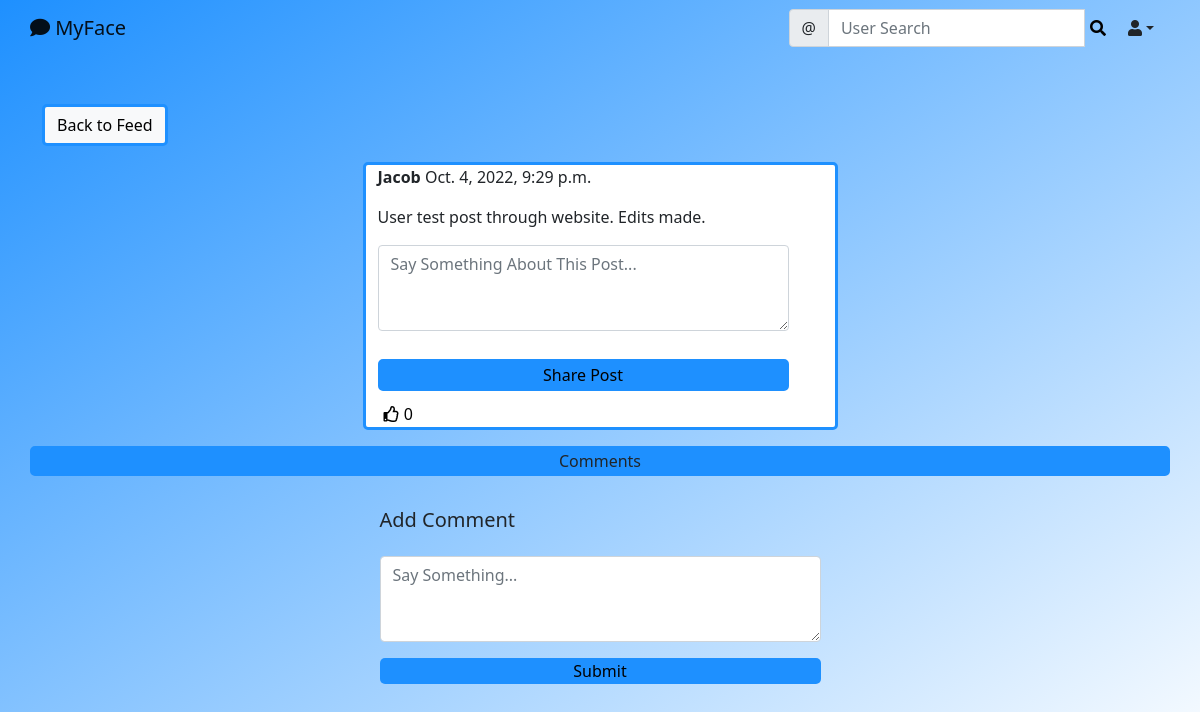
Before: /social/post/6/ (signed in) with the older database file.
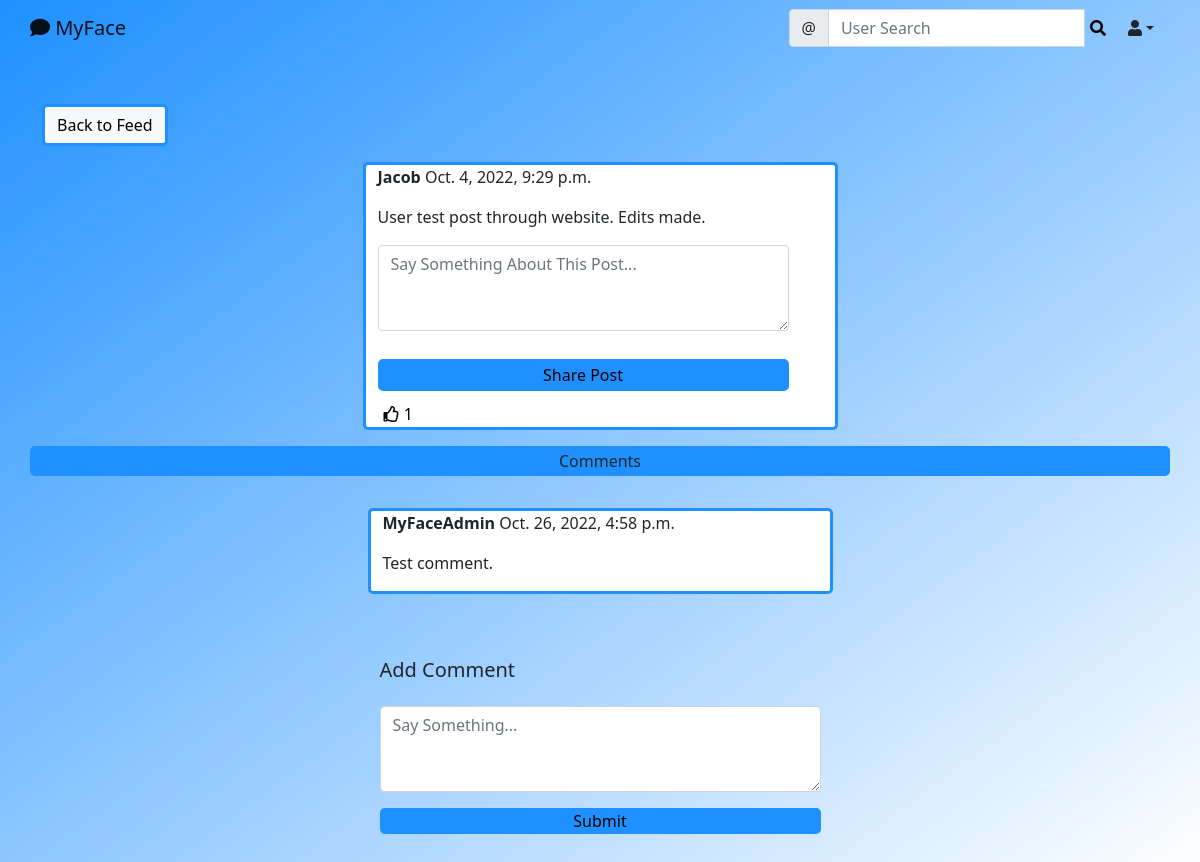
After: the same page with the newer database file.
### social/models.py (models this page shows)
class Post(models.Model):
    shared_body = models.TextField(blank=True, null=True)
    body = models.TextField()
    created_on = models.DateTimeField(default=localtime(now()))
    shared_on = models.DateTimeField(blank=True, null=True)
    author = models.ForeignKey(User, on_delete=models.CASCADE)
    shared_user = models.ForeignKey(User, on_delete=models.CASCADE, null=True, blank=True, related_name='+')
    likes = models.ManyToManyField(User, blank=True, related_name='likes')
    class Meta:
        ordering = ['-created_on', '-shared_on']

class Comment(models.Model):
    comment = models.TextField()
    created_on = models.DateTimeField(default=timezone.now)
    post = models.ForeignKey('Post', on_delete=models.CASCADE)
    author = models.ForeignKey(User, on_delete=models.CASCADE)

### social/views.py (the view, shortened to what this page needs)
# urls.py: path('post/<int:pk>/', PostDetailView.as_view(), name='post-detail'),
class PostDetailView(LoginRequiredMixin, View):
    def get(self, request, pk, *args, **kwargs):
        post = Post.objects.get(pk=pk)
        form = CommentForm()
        share_form = ShareForm()
        comments = Comment.objects.filter(post=post).order_by('-created_on')
        context = {
            'post': post,
            'form': form,
            'comments': comments,
            'shareform': share_form,
        }
        return render(request, 'social/post_detail.html', context)

### social/forms.py
class CommentForm(forms.ModelForm):
    comment = forms.CharField(
        label='',
        widget=forms.Textarea(
            attrs={'rows': '3',
                   'placeholder': 'Say Something...'}
        ))
    class Meta:
        model = Comment
        fields = ['comment']

class ShareForm(forms.Form):
    body = forms.CharField(
    label='',
    widget=forms.Textarea(attrs={
        'rows': '3',
        'placeholder': 'Say Something About This Post...'
    }))

### social/templates/social/post_detail.html (shortened to what this page needs)
{% extends 'landing/base.html' %}
{% load crispy_forms_tags %}
{% block content %}
<div class="container">
  <div class="row mt-5">
      <div class="col-md-3 col-sm-6">
          <a href="{% url 'post-list' %}" class="btn btn-light", style="border:solid; border-radius:5px; border-color:dodgerblue;">Back to Feed</a>
      </div>
  </div>
    <div class="row justify-content-center mt-3">
        <div class="col-md-5 col-sm-12", style="border:solid; border-radius:5px; border-color:dodgerblue; background-color:white;">
            <p><strong>{{ post.author }}</strong> {{ post.created_on }}</p>
            <p>{{ post.body }}</p>
            <div class="d-flex flex-row">
              <form method="POST" action="{% url 'share-post' post.pk %}" id="{{ post.pk }}">
                  {{ shareform | crispy }}
                  <br>
                  <div>
                    <button class="row justify-content-center mt-1 col-md-12 col-sm-20", style="border:solid; border-radius:5px; border-color:dodgerblue; background-color:dodgerblue; margin-bottom: 10px; margin-left: auto; margin-right: auto;">Share Post</button>
              </form>
                <form method="POST" action="{% url 'like' post.pk %}">
                    <button style="background-color: transparent; border: none; box-shadow: none;" type="submit"><i class="far fa-thumbs-up"></i> <span>{{ post.likes.all.count }}</span></button>
                </form>
            </div>
        </div>
    </div>
    <p class="row justify-content-center mt-3", style="border:solid; border-radius:5px; border-color:dodgerblue; background-color:dodgerblue;"> Comments</p>
    {% for comment in comments %}
    <div class="row justify-content-center mt-3 mb-5">
        <div class="col-md-5 col-sm-3 position-relative", style="border:solid; border-radius:5px; border-color:dodgerblue; background-color:white;">
            <p>
                <strong>{{ comment.author }}</strong> {{ comment.created_on }}
            </p>
            <p>{{ comment.comment }}</p>
        </div>
    </div>
    {% endfor %}
    <div class="row justify-content-center mt-3">
            <div class="col-md-5 col-sm-12">
                <h5>Add Comment</h5>
            </div>
        </div>
        <div class="row justify-content-center mt-3 mb-5">
            <div class="col-md-5 col-sm-12">
                <form method="POST">
                    {{ form | crispy }}
                    <div class="d-grid gap-2">
                        <button class="button mt-3", style="background-color:dodgerblue; border:none; border-radius:5px;">Submit</button>
                    </div>
                </form>
            </div>
        </div>
    </div>
{% endblock content %}

Changed rows visible on the page:
computed for Post "User test post through website. Edits made.": likes.all.count "0" → "1"
added Comment: author "MyFaceAdmin", created_on "Oct. 26, 2022, 4:58 p.m.", comment "Test comment."
